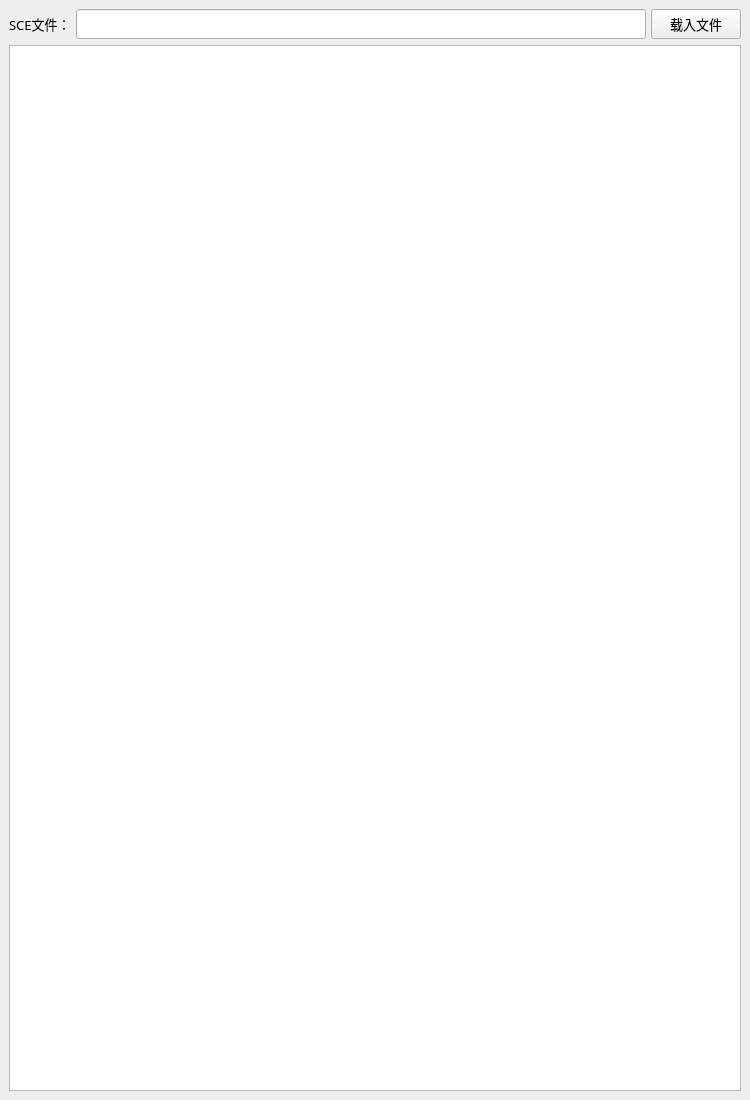
<?xml version="1.0" encoding="UTF-8"?>
<ui version="4.0">
 <class>SCEReader</class>
 <widget class="QMainWindow" name="SCEReader">
  <property name="geometry">
   <rect>
    <x>0</x>
    <y>0</y>
    <width>750</width>
    <height>1100</height>
   </rect>
  </property>
  <property name="minimumSize">
   <size>
    <width>750</width>
    <height>1100</height>
   </size>
  </property>
  <property name="maximumSize">
   <size>
    <width>900</width>
    <height>16777215</height>
   </size>
  </property>
  <property name="font">
   <font>
    <family>微软雅黑</family>
    <pointsize>10</pointsize>
   </font>
  </property>
  <property name="windowTitle">
   <string>SCE Reader</string>
  </property>
  <widget class="QWidget" name="centralwidget">
   <property name="sizePolicy">
    <sizepolicy hsizetype="Preferred" vsizetype="Preferred">
     <horstretch>0</horstretch>
     <verstretch>0</verstretch>
    </sizepolicy>
   </property>
   <layout class="QVBoxLayout" name="verticalLayout">
    <item>
     <layout class="QHBoxLayout" name="horizontalLayout" stretch="0,0,0">
      <property name="spacing">
       <number>5</number>
      </property>
      <property name="sizeConstraint">
       <enum>QLayout::SetDefaultConstraint</enum>
      </property>
      <property name="rightMargin">
       <number>0</number>
      </property>
      <item>
       <widget class="QLabel" name="label">
        <property name="sizePolicy">
         <sizepolicy hsizetype="Fixed" vsizetype="Fixed">
          <horstretch>0</horstretch>
          <verstretch>0</verstretch>
         </sizepolicy>
        </property>
        <property name="maximumSize">
         <size>
          <width>80</width>
          <height>30</height>
         </size>
        </property>
        <property name="font">
         <font>
          <family>微软雅黑</family>
          <pointsize>10</pointsize>
          <weight>50</weight>
          <bold>false</bold>
         </font>
        </property>
        <property name="text">
         <string>SCE文件：</string>
        </property>
       </widget>
      </item>
      <item>
       <widget class="QLineEdit" name="sce_route">
        <property name="sizePolicy">
         <sizepolicy hsizetype="MinimumExpanding" vsizetype="Fixed">
          <horstretch>1</horstretch>
          <verstretch>0</verstretch>
         </sizepolicy>
        </property>
        <property name="maximumSize">
         <size>
          <width>725</width>
          <height>30</height>
         </size>
        </property>
        <property name="font">
         <font>
          <family>微软雅黑</family>
          <pointsize>10</pointsize>
         </font>
        </property>
       </widget>
      </item>
      <item>
       <widget class="QPushButton" name="choose_sce">
        <property name="sizePolicy">
         <sizepolicy hsizetype="Fixed" vsizetype="Fixed">
          <horstretch>0</horstretch>
          <verstretch>0</verstretch>
         </sizepolicy>
        </property>
        <property name="minimumSize">
         <size>
          <width>90</width>
          <height>30</height>
         </size>
        </property>
        <property name="maximumSize">
         <size>
          <width>90</width>
          <height>30</height>
         </size>
        </property>
        <property name="font">
         <font>
          <family>微软雅黑</family>
          <pointsize>10</pointsize>
         </font>
        </property>
        <property name="text">
         <string>载入文件</string>
        </property>
       </widget>
      </item>
     </layout>
    </item>
    <item>
     <widget class="QTableWidget" name="sce_loader">
      <property name="sizePolicy">
       <sizepolicy hsizetype="Expanding" vsizetype="Expanding">
        <horstretch>0</horstretch>
        <verstretch>0</verstretch>
       </sizepolicy>
      </property>
      <property name="minimumSize">
       <size>
        <width>500</width>
        <height>0</height>
       </size>
      </property>
      <property name="maximumSize">
       <size>
        <width>900</width>
        <height>16777215</height>
       </size>
      </property>
      <property name="font">
       <font>
        <family>微软雅黑</family>
        <pointsize>10</pointsize>
       </font>
      </property>
      <property name="iconSize">
       <size>
        <width>60</width>
        <height>60</height>
       </size>
      </property>
      <property name="columnCount">
       <number>2</number>
      </property>
      <attribute name="horizontalHeaderVisible">
       <bool>false</bool>
      </attribute>
      <attribute name="horizontalHeaderStretchLastSection">
       <bool>true</bool>
      </attribute>
      <column/>
      <column/>
     </widget>
    </item>
   </layout>
  </widget>
 </widget>
 <resources/>
 <connections/>
</ui>
